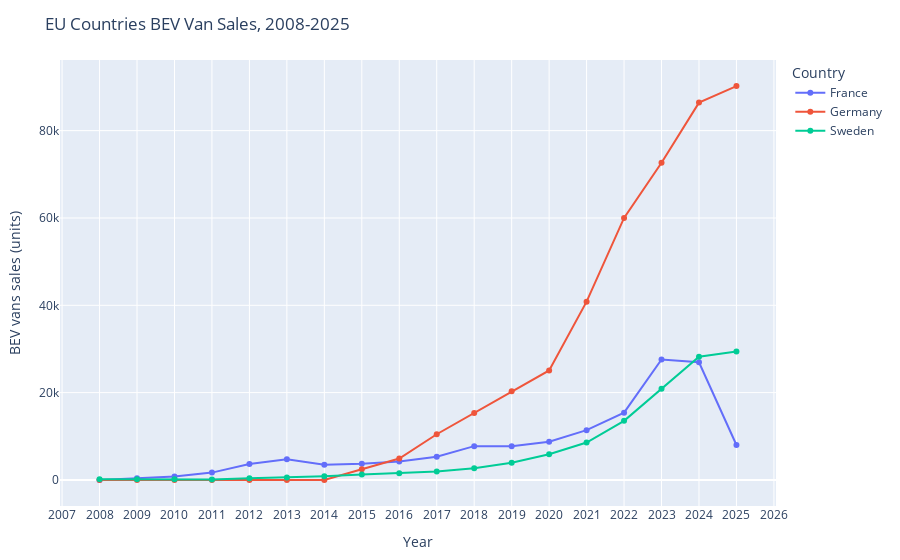

The code cell stored with this chart in its notebook:
### Code cell
import pandas as pd
import plotly.express as px


df = pd.read_csv("EU_vans_dataset.csv")  

fig = px.line(
    df,
    x="Year",
    y="BEV",
    color="Country",
    markers=True,
    title="EU Countries BEV Van Sales, 2008-2025"
)

fig.update_traces(
    mode="lines+markers",
    hovertemplate="Country: %{fullData.name}<br>Year: %{x}<br>BEV: %{y:,}<extra></extra>"
)

fig.update_layout(
    xaxis=dict(dtick=1),
    yaxis_title="BEV vans sales (units)",
    legend_title="Country",
    margin=dict(l=60, r=30, t=60, b=50)

)

fig.show()

### Figure 1 — Plotly figure (JSON) as saved in the notebook; plotly's stock layout.template omitted (floating-point values rounded to 4 significant figures)
{"data": [{"hovertemplate": "Country: %{fullData.name}<br>Year: %{x}<br>BEV: %{y:,}<extra></extra>", "legendgroup": "France", "line": {"color": "#636efa", "dash": "solid"}, "marker": {"symbol": "circle"}, "mode": "lines+markers", "name": "France", "orientation": "v", "showlegend": true, "type": "scatter", "x": [2008, 2009, 2010, 2011, 2012, 2013, 2014, 2015, 2016, 2017, 2018, 2019, 2020, 2021, 2022, 2023, 2024, 2025], "xaxis": "x", "y": [0, 393, 796, 1683, 3651, 4756, 3476, 3710, 4220, 5311, 7742, 7699, 8757, 11406, 15412, 27583, 26952, 8011], "yaxis": "y"}, {"hovertemplate": "Country: %{fullData.name}<br>Year: %{x}<br>BEV: %{y:,}<extra></extra>", "legendgroup": "Germany", "line": {"color": "#EF553B", "dash": "solid"}, "marker": {"symbol": "circle"}, "mode": "lines+markers", "name": "Germany", "orientation": "v", "showlegend": true, "type": "scatter", "x": [2008, 2009, 2010, 2011, 2012, 2013, 2014, 2015, 2016, 2017, 2018, 2019, 2020, 2021, 2022, 2023, 2024, 2025], "xaxis": "x", "y": [0, 0, 0, 0, 0, 0, 0, 2452, 4897, 10466, 15351, 20330, 25082, 40830, 60021, 72643, 86423, 90213], "yaxis": "y"}, {"hovertemplate": "Country: %{fullData.name}<br>Year: %{x}<br>BEV: %{y:,}<extra></extra>", "legendgroup": "Sweden", "line": {"color": "#00cc96", "dash": "solid"}, "marker": {"symbol": "circle"}, "mode": "lines+markers", "name": "Sweden", "orientation": "v", "showlegend": true, "type": "scatter", "x": [2008, 2009, 2010, 2011, 2012, 2013, 2014, 2015, 2016, 2017, 2018, 2019, 2020, 2021, 2022, 2023, 2024, 2025], "xaxis": "x", "y": [156, 152, 133, 115, 366, 548, 833, 1244, 1552, 1947, 2661, 3946, 5894, 8578, 13530, 20870, 28223, 29410], "yaxis": "y"}], "layout": {"legend": {"title": {"text": "Country"}, "tracegroupgap": 0}, "margin": {"b": 50, "l": 60, "r": 30, "t": 60}, "title": {"text": "EU Countries BEV Van Sales, 2008-2025"}, "xaxis": {"anchor": "y", "domain": [0, 1], "dtick": 1, "title": {"text": "Year"}}, "yaxis": {"anchor": "x", "domain": [0, 1], "title": {"text": "BEV vans sales (units)"}}}}
